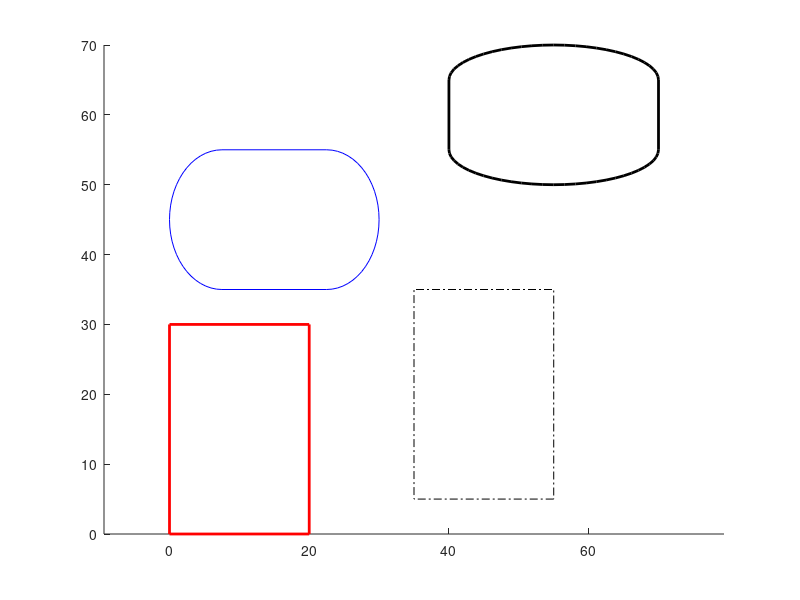

The MATLAB source for this figure:
% Position Curvature LineStyle LineWidth EdgeColor
close all;
figure;
rectangle('Position',[0 0 20 30],'LineWidth',2,'EdgeColor','r');
rectangle('Position',[35 5 20 30],'LineWidth',0.5,'LineStyle','-.');
rectangle('Position',[40 50 30 20],'LineWidth',2,'Curvature',[1 0.5]);
rectangle('Position',[0 35 30 20],'Curvature',[0.5 1],'EdgeColor','b');
axis equal;
